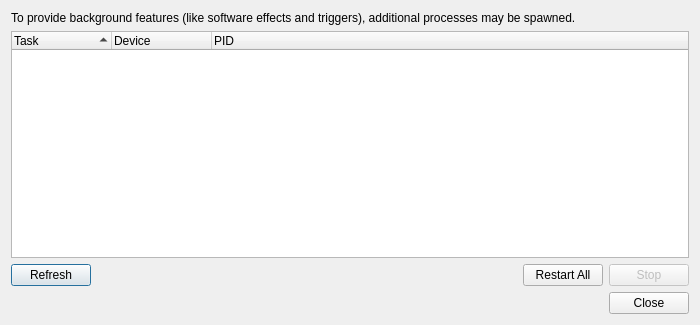
<?xml version="1.0" encoding="UTF-8"?>
<ui version="4.0">
 <class>ProcessViewerDialog</class>
 <widget class="QDialog" name="ProcessViewerDialog">
  <property name="windowModality">
   <enum>Qt::ApplicationModal</enum>
  </property>
  <property name="geometry">
   <rect>
    <x>0</x>
    <y>0</y>
    <width>700</width>
    <height>325</height>
   </rect>
  </property>
  <property name="minimumSize">
   <size>
    <width>600</width>
    <height>300</height>
   </size>
  </property>
  <property name="windowTitle">
   <string>Background Tasks</string>
  </property>
  <property name="windowIcon">
   <iconset theme="view-process-tree">
    <normaloff>.</normaloff>.</iconset>
  </property>
  <property name="modal">
   <bool>true</bool>
  </property>
  <layout class="QVBoxLayout" name="verticalLayout">
   <item>
    <widget class="QLabel" name="StatusLabel">
     <property name="minimumSize">
      <size>
       <width>150</width>
       <height>0</height>
      </size>
     </property>
     <property name="text">
      <string extracomment="Informative text in the Process Viewer window">To provide background features (like software effects and triggers), additional processes may be spawned.</string>
     </property>
     <property name="alignment">
      <set>Qt::AlignLeading|Qt::AlignLeft|Qt::AlignTop</set>
     </property>
     <property name="wordWrap">
      <bool>true</bool>
     </property>
    </widget>
   </item>
   <item>
    <widget class="QTreeWidget" name="TasksTree">
     <property name="editTriggers">
      <set>QAbstractItemView::NoEditTriggers</set>
     </property>
     <property name="alternatingRowColors">
      <bool>true</bool>
     </property>
     <property name="rootIsDecorated">
      <bool>false</bool>
     </property>
     <property name="itemsExpandable">
      <bool>false</bool>
     </property>
     <property name="sortingEnabled">
      <bool>true</bool>
     </property>
     <property name="animated">
      <bool>false</bool>
     </property>
     <property name="expandsOnDoubleClick">
      <bool>false</bool>
     </property>
     <column>
      <property name="text">
       <string extracomment="Column header for Process Viewer window">Task</string>
      </property>
     </column>
     <column>
      <property name="text">
       <string>Device</string>
      </property>
     </column>
     <column>
      <property name="text">
       <string notr="true" extracomment="Column header for Process Viewer window">PID</string>
      </property>
     </column>
    </widget>
   </item>
   <item>
    <widget class="QWidget" name="TasksButtons" native="true">
     <layout class="QHBoxLayout" name="horizontalLayout_2">
      <property name="leftMargin">
       <number>0</number>
      </property>
      <property name="topMargin">
       <number>0</number>
      </property>
      <property name="rightMargin">
       <number>0</number>
      </property>
      <property name="bottomMargin">
       <number>0</number>
      </property>
      <item>
       <widget class="QPushButton" name="TasksRefresh">
        <property name="text">
         <string>Refresh</string>
        </property>
        <property name="icon">
         <iconset theme="view-refresh">
          <normaloff>.</normaloff>.</iconset>
        </property>
       </widget>
      </item>
      <item>
       <spacer name="horizontalSpacer">
        <property name="orientation">
         <enum>Qt::Horizontal</enum>
        </property>
        <property name="sizeHint" stdset="0">
         <size>
          <width>40</width>
          <height>20</height>
         </size>
        </property>
       </spacer>
      </item>
      <item>
       <widget class="QPushButton" name="TasksReloadAll">
        <property name="text">
         <string extracomment="Button to restart all background tasks">Restart All</string>
        </property>
        <property name="icon">
         <iconset theme="system-reboot">
          <normaloff>.</normaloff>.</iconset>
        </property>
       </widget>
      </item>
      <item>
       <widget class="QPushButton" name="TasksStopTask">
        <property name="enabled">
         <bool>false</bool>
        </property>
        <property name="text">
         <string extracomment="Button to stop all background tasks">Stop</string>
        </property>
        <property name="icon">
         <iconset theme="process-stop">
          <normaloff>.</normaloff>.</iconset>
        </property>
       </widget>
      </item>
     </layout>
    </widget>
   </item>
   <item>
    <widget class="QWidget" name="ButtonsContainer" native="true">
     <layout class="QHBoxLayout" name="horizontalLayout">
      <property name="leftMargin">
       <number>0</number>
      </property>
      <property name="topMargin">
       <number>0</number>
      </property>
      <property name="rightMargin">
       <number>0</number>
      </property>
      <property name="bottomMargin">
       <number>0</number>
      </property>
      <item>
       <spacer name="horizontalSpacer_2">
        <property name="orientation">
         <enum>Qt::Horizontal</enum>
        </property>
        <property name="sizeHint" stdset="0">
         <size>
          <width>40</width>
          <height>20</height>
         </size>
        </property>
       </spacer>
      </item>
      <item>
       <widget class="QPushButton" name="Close">
        <property name="text">
         <string>Close</string>
        </property>
        <property name="icon">
         <iconset theme="window-close">
          <normaloff>.</normaloff>.</iconset>
        </property>
       </widget>
      </item>
     </layout>
    </widget>
   </item>
  </layout>
 </widget>
 <resources/>
 <connections/>
</ui>
